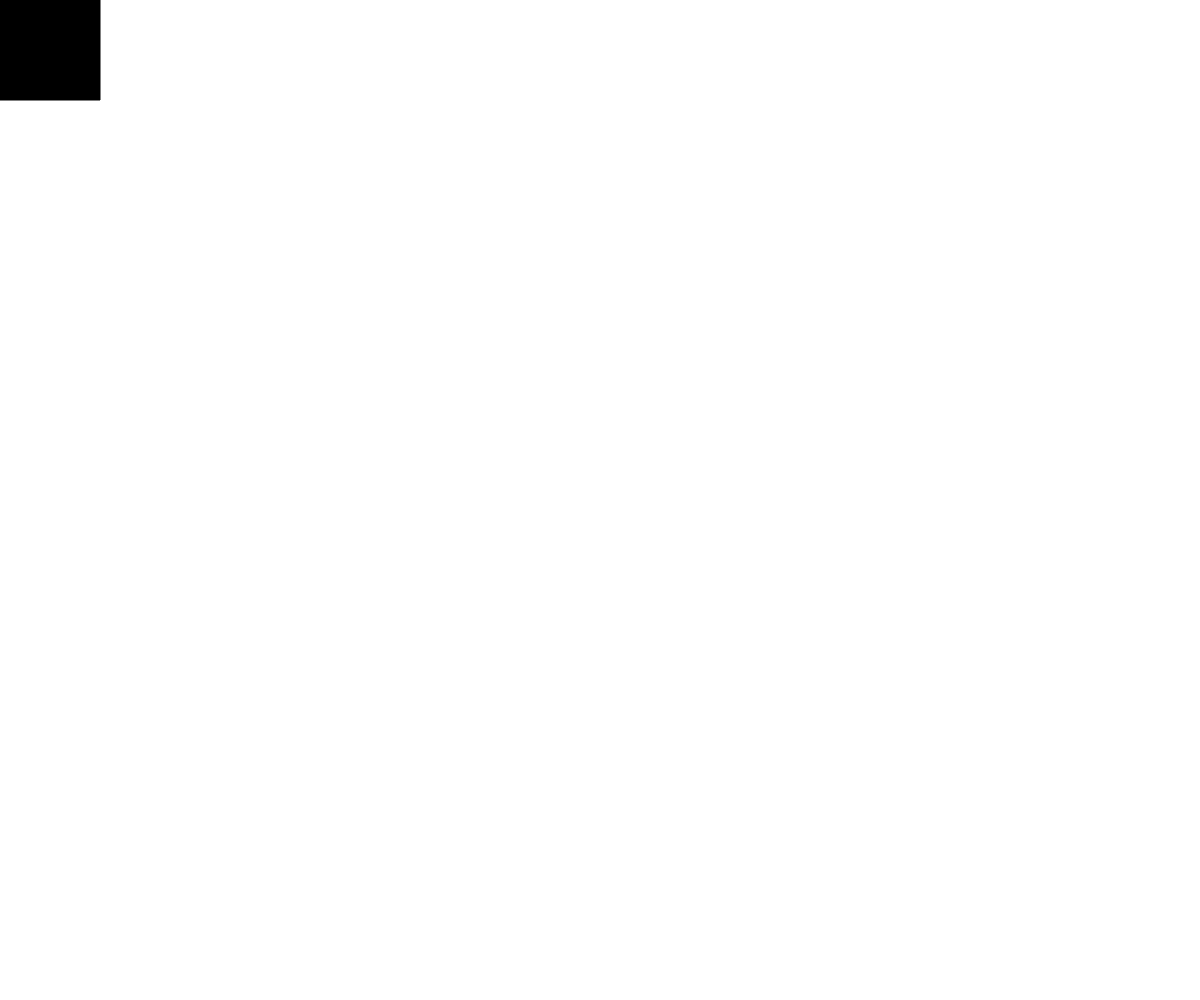
Frame 1 (no input)
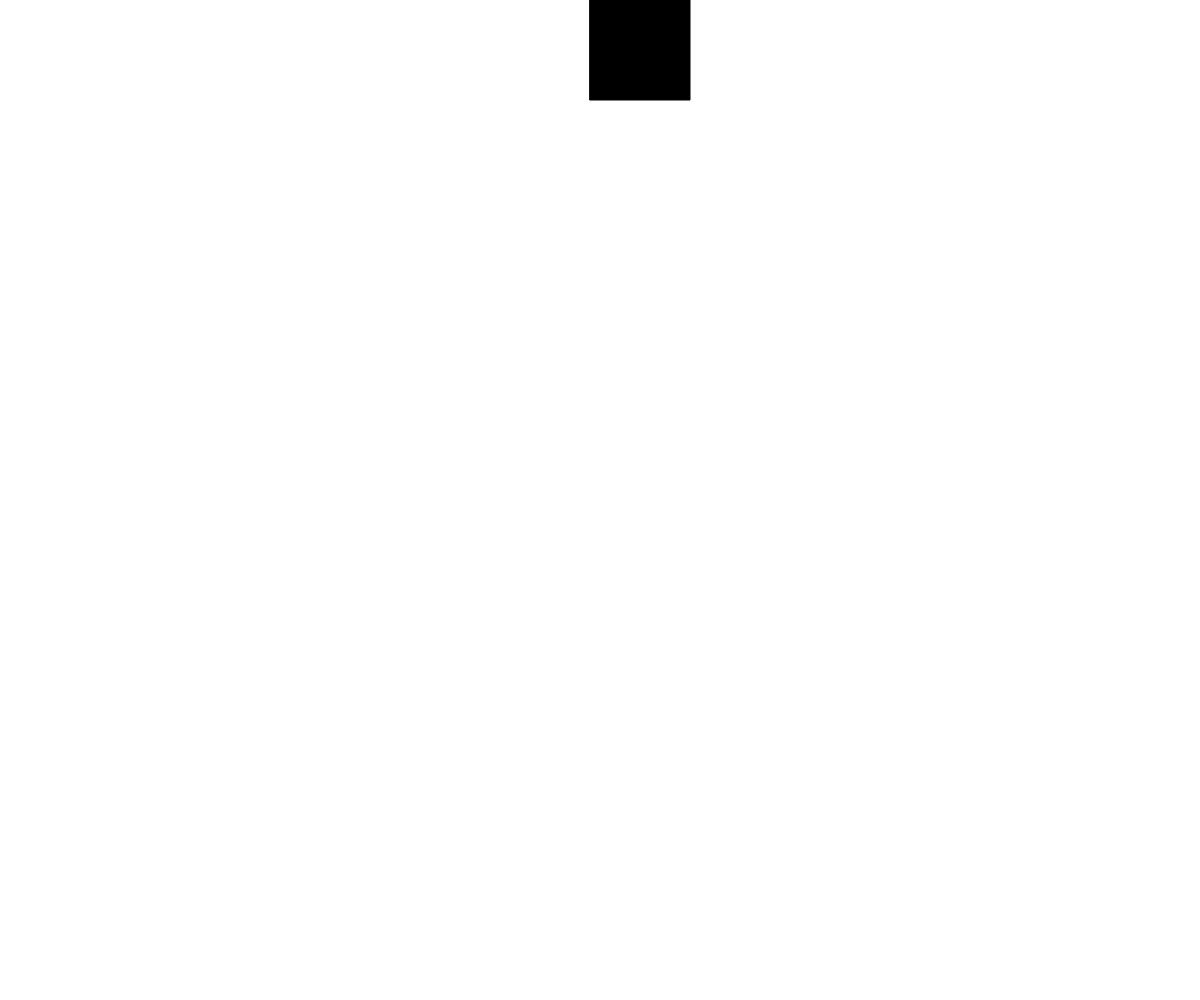
Frame 60 (no input)
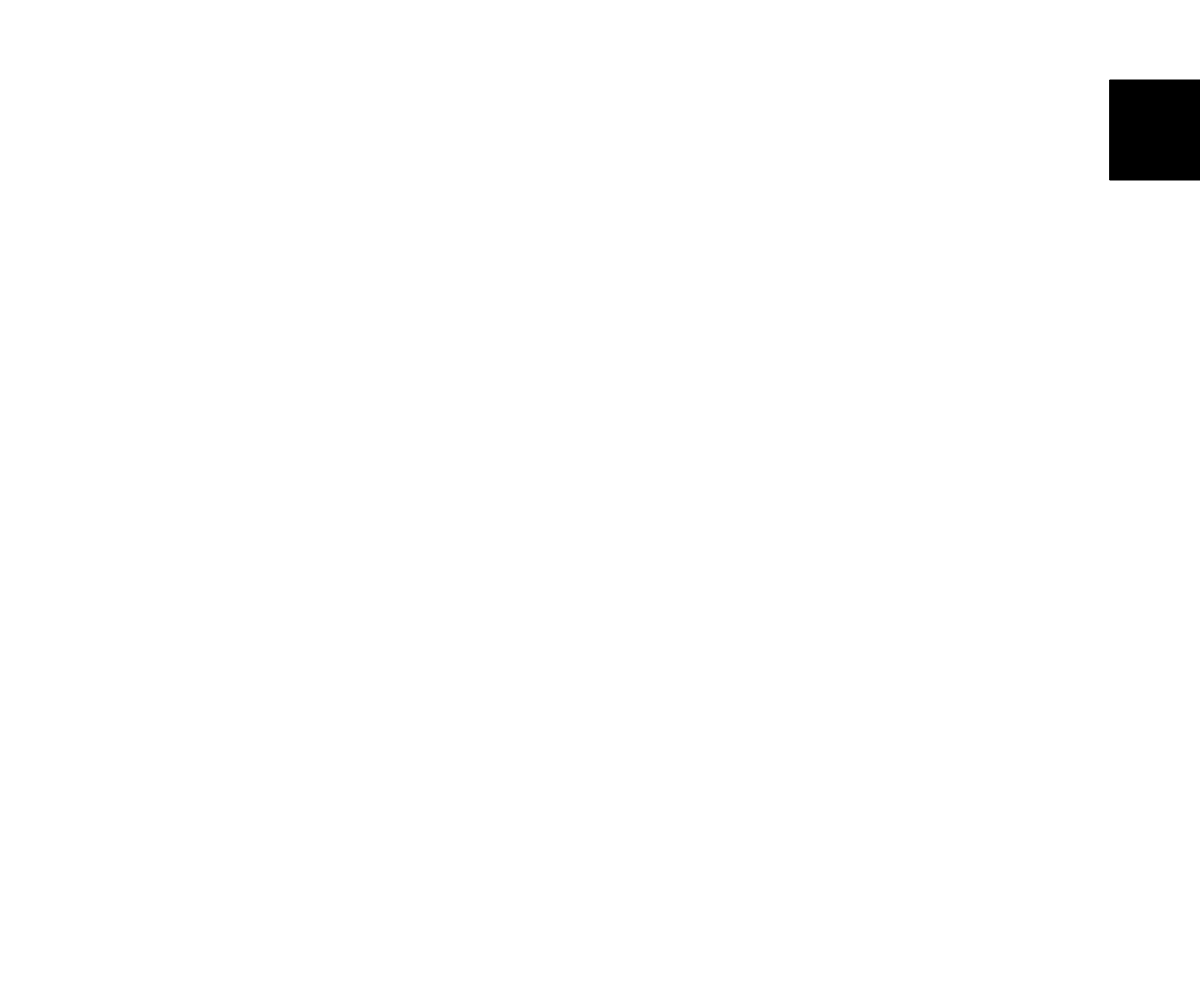
Frame 120 (the mouse pressed at the canvas centre since frame 60)

The p5.js sketch that drew these frames (run headless with seeded random() and noise() and a simulated clock; from frame 60 on, the mouse is pressed at the canvas centre):

// p5.js sketch
// ── sketch.js
let x, y;
let speed;

function setup() {
  createCanvas(windowWidth, windowHeight);
  x = 0;
  y = 0;
  speed = 100;
}

function draw() {
  background(255);
  fill(0);
  rect(x, y, 100, 100);
  moving();
}

function moveRight() {
  x = x + 10;
}

function moveLeft() {
  x = x - 10;
}

function moveUp() {
  y = y - 10;
}

function moveDown() {
  y = y + 10;
}

function moving() {
  if (x <= width - speed && y === 0) {
    moveRight();
  }
  else if (x >= width - speed && y <= height - speed) {
    moveDown();
  }
  else if (x >= 0 && y >= height - speed) {
    moveLeft();
  }
  else {
    moveUp();
  }
}
